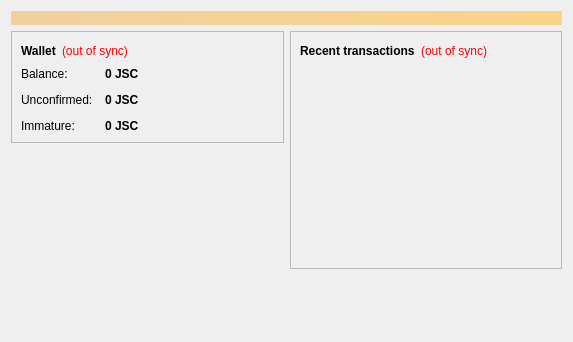
<?xml version="1.0" encoding="UTF-8"?>
<ui version="4.0">
 <class>OverviewPage</class>
 <widget class="QWidget" name="OverviewPage">
  <property name="geometry">
   <rect>
    <x>0</x>
    <y>0</y>
    <width>573</width>
    <height>342</height>
   </rect>
  </property>
  <property name="windowTitle">
   <string>Form</string>
  </property>
  <layout class="QVBoxLayout" name="topLayout">
   <item>
    <widget class="QLabel" name="labelAlerts">
     <property name="visible">
      <bool>false</bool>
     </property>
     <property name="styleSheet">
      <string notr="true">background-color: qlineargradient(x1: 0, y1: 0, x2: 1, y2: 0, stop:0 #F0D0A0, stop:1 #F8D488); color:#000000;</string>
     </property>
     <property name="wordWrap">
      <bool>true</bool>
     </property>
     <property name="margin">
      <number>3</number>
     </property>
    </widget>
   </item>
   <item>
    <layout class="QHBoxLayout" name="horizontalLayout" stretch="1,1">
     <item>
      <layout class="QVBoxLayout" name="verticalLayout_2">
       <item>
        <widget class="QFrame" name="frame">
         <property name="frameShape">
          <enum>QFrame::StyledPanel</enum>
         </property>
         <property name="frameShadow">
          <enum>QFrame::Raised</enum>
         </property>
         <layout class="QVBoxLayout" name="verticalLayout_4">
          <item>
           <layout class="QHBoxLayout" name="horizontalLayout_4">
            <item>
             <widget class="QLabel" name="label_5">
              <property name="font">
               <font>
                <weight>75</weight>
                <bold>true</bold>
               </font>
              </property>
              <property name="text">
               <string>Wallet</string>
              </property>
             </widget>
            </item>
            <item>
             <widget class="QLabel" name="labelWalletStatus">
              <property name="toolTip">
               <string>The displayed information may be out of date. Your wallet automatically synchronizes with the Beggarcoin network after a connection is established, but this process has not completed yet.</string>
              </property>
              <property name="styleSheet">
               <string notr="true">QLabel { color: red; }</string>
              </property>
              <property name="text">
               <string notr="true">(out of sync)</string>
              </property>
              <property name="alignment">
               <set>Qt::AlignLeading|Qt::AlignLeft|Qt::AlignVCenter</set>
              </property>
             </widget>
            </item>
            <item>
             <spacer name="horizontalSpacer_2">
              <property name="orientation">
               <enum>Qt::Horizontal</enum>
              </property>
              <property name="sizeHint" stdset="0">
               <size>
                <width>40</width>
                <height>20</height>
               </size>
              </property>
             </spacer>
            </item>
           </layout>
          </item>
          <item>
           <layout class="QFormLayout" name="formLayout_2">
            <property name="fieldGrowthPolicy">
             <enum>QFormLayout::AllNonFixedFieldsGrow</enum>
            </property>
            <property name="horizontalSpacing">
             <number>12</number>
            </property>
            <property name="verticalSpacing">
             <number>12</number>
            </property>
            <item row="0" column="0">
             <widget class="QLabel" name="label">
              <property name="text">
               <string>Balance:</string>
              </property>
             </widget>
            </item>
            <item row="0" column="1">
             <widget class="QLabel" name="labelBalance">
              <property name="font">
               <font>
                <weight>75</weight>
                <bold>true</bold>
               </font>
              </property>
              <property name="cursor">
               <cursorShape>IBeamCursor</cursorShape>
              </property>
              <property name="toolTip">
               <string>Your current balance</string>
              </property>
              <property name="text">
               <string notr="true">0 JSC</string>
              </property>
              <property name="textInteractionFlags">
               <set>Qt::LinksAccessibleByMouse|Qt::TextSelectableByKeyboard|Qt::TextSelectableByMouse</set>
              </property>
             </widget>
            </item>
            <item row="1" column="0">
             <widget class="QLabel" name="label_3">
              <property name="text">
               <string>Unconfirmed:</string>
              </property>
             </widget>
            </item>
            <item row="1" column="1">
             <widget class="QLabel" name="labelUnconfirmed">
              <property name="font">
               <font>
                <weight>75</weight>
                <bold>true</bold>
               </font>
              </property>
              <property name="cursor">
               <cursorShape>IBeamCursor</cursorShape>
              </property>
              <property name="toolTip">
               <string>Total of transactions that have yet to be confirmed, and do not yet count toward the current balance</string>
              </property>
              <property name="text">
               <string notr="true">0 JSC</string>
              </property>
              <property name="textInteractionFlags">
               <set>Qt::LinksAccessibleByMouse|Qt::TextSelectableByKeyboard|Qt::TextSelectableByMouse</set>
              </property>
             </widget>
            </item>
            <item row="2" column="0">
             <widget class="QLabel" name="labelImmatureText">
              <property name="text">
               <string>Immature:</string>
              </property>
             </widget>
            </item>
            <item row="2" column="1">
             <widget class="QLabel" name="labelImmature">
              <property name="font">
               <font>
                <weight>75</weight>
                <bold>true</bold>
               </font>
              </property>
              <property name="toolTip">
               <string>Mined balance that has not yet matured</string>
              </property>
              <property name="text">
               <string notr="true">0 JSC</string>
              </property>
              <property name="textInteractionFlags">
               <set>Qt::LinksAccessibleByMouse|Qt::TextSelectableByKeyboard|Qt::TextSelectableByMouse</set>
              </property>
             </widget>
            </item>
           </layout>
          </item>
         </layout>
        </widget>
       </item>
       <item>
        <spacer name="verticalSpacer">
         <property name="orientation">
          <enum>Qt::Vertical</enum>
         </property>
         <property name="sizeHint" stdset="0">
          <size>
           <width>20</width>
           <height>40</height>
          </size>
         </property>
        </spacer>
       </item>
      </layout>
     </item>
     <item>
      <layout class="QVBoxLayout" name="verticalLayout_3">
       <item>
        <widget class="QFrame" name="frame_2">
         <property name="frameShape">
          <enum>QFrame::StyledPanel</enum>
         </property>
         <property name="frameShadow">
          <enum>QFrame::Raised</enum>
         </property>
         <layout class="QVBoxLayout" name="verticalLayout">
          <item>
           <layout class="QHBoxLayout" name="horizontalLayout_2">
            <item>
             <widget class="QLabel" name="label_4">
              <property name="text">
               <string>&lt;b&gt;Recent transactions&lt;/b&gt;</string>
              </property>
             </widget>
            </item>
            <item>
             <widget class="QLabel" name="labelTransactionsStatus">
              <property name="toolTip">
               <string>The displayed information may be out of date. Your wallet automatically synchronizes with the Beggarcoin network after a connection is established, but this process has not completed yet.</string>
              </property>
              <property name="styleSheet">
               <string notr="true">QLabel { color: red; }</string>
              </property>
              <property name="text">
               <string notr="true">(out of sync)</string>
              </property>
              <property name="alignment">
               <set>Qt::AlignRight|Qt::AlignTrailing|Qt::AlignVCenter</set>
              </property>
             </widget>
            </item>
            <item>
             <spacer name="horizontalSpacer">
              <property name="orientation">
               <enum>Qt::Horizontal</enum>
              </property>
              <property name="sizeHint" stdset="0">
               <size>
                <width>40</width>
                <height>20</height>
               </size>
              </property>
             </spacer>
            </item>
           </layout>
          </item>
          <item>
           <widget class="QListView" name="listTransactions">
            <property name="styleSheet">
             <string notr="true">QListView { background: transparent; }</string>
            </property>
            <property name="frameShape">
             <enum>QFrame::NoFrame</enum>
            </property>
            <property name="verticalScrollBarPolicy">
             <enum>Qt::ScrollBarAlwaysOff</enum>
            </property>
            <property name="horizontalScrollBarPolicy">
             <enum>Qt::ScrollBarAlwaysOff</enum>
            </property>
            <property name="selectionMode">
             <enum>QAbstractItemView::NoSelection</enum>
            </property>
           </widget>
          </item>
         </layout>
        </widget>
       </item>
       <item>
        <spacer name="verticalSpacer_2">
         <property name="orientation">
          <enum>Qt::Vertical</enum>
         </property>
         <property name="sizeHint" stdset="0">
          <size>
           <width>20</width>
           <height>40</height>
          </size>
         </property>
        </spacer>
       </item>
      </layout>
     </item>
    </layout>
   </item>
  </layout>
 </widget>
 <resources/>
 <connections/>
</ui>
